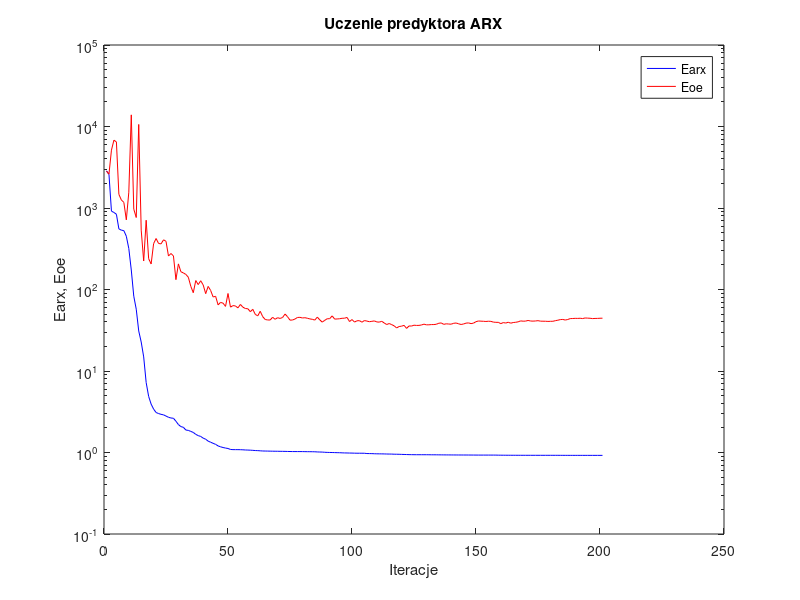
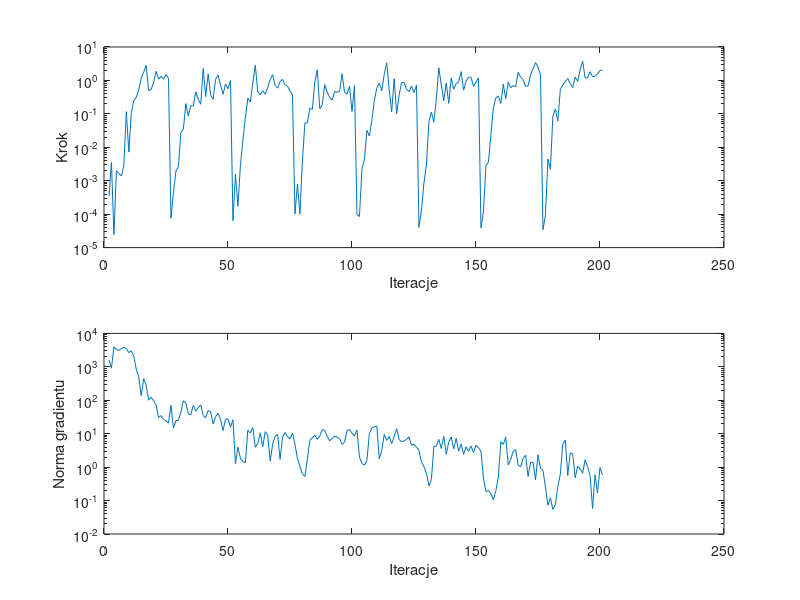

MATLAB code to generate these figures, in order:
%uczenie predyktora arx
clear all;
n=0; farx(n+1)=2.860539e+003; foe(n+1)=2.835667e+003; wspucz(n+1)=0.000000e+000; ng(n+1)=0.000000e+000;
%odnowa zmiennej metryki
n=1; farx(n+1)=2.593421e+003; foe(n+1)=2.601546e+003; krok(n+1)=3.395966e-004; ng(n+1)=1.624735e+003;
n=2; farx(n+1)=9.157559e+002; foe(n+1)=5.129882e+003; krok(n+1)=3.514634e-003; ng(n+1)=9.098295e+002;
n=3; farx(n+1)=8.812247e+002; foe(n+1)=6.797682e+003; krok(n+1)=2.462151e-005; ng(n+1)=3.945785e+003;
n=4; farx(n+1)=8.385757e+002; foe(n+1)=6.464059e+003; krok(n+1)=1.986798e-003; ng(n+1)=3.291159e+003;
n=5; farx(n+1)=5.540832e+002; foe(n+1)=1.469570e+003; krok(n+1)=1.629095e-003; ng(n+1)=3.093550e+003;
n=6; farx(n+1)=5.349749e+002; foe(n+1)=1.253982e+003; krok(n+1)=1.387045e-003; ng(n+1)=3.525246e+003;
n=7; farx(n+1)=5.276072e+002; foe(n+1)=1.172155e+003; krok(n+1)=2.855545e-003; ng(n+1)=3.806619e+003;
n=8; farx(n+1)=4.504957e+002; foe(n+1)=7.158914e+002; krok(n+1)=1.171506e-001; ng(n+1)=3.512599e+003;
n=9; farx(n+1)=3.182965e+002; foe(n+1)=1.561322e+003; krok(n+1)=7.191676e-003; ng(n+1)=2.664519e+003;
n=10; farx(n+1)=1.733981e+002; foe(n+1)=1.389660e+004; krok(n+1)=1.071906e-001; ng(n+1)=2.993300e+003;
n=11; farx(n+1)=8.287859e+001; foe(n+1)=9.687582e+002; krok(n+1)=2.483262e-001; ng(n+1)=2.106778e+003;
n=12; farx(n+1)=5.732234e+001; foe(n+1)=7.644263e+002; krok(n+1)=3.123324e-001; ng(n+1)=8.552811e+002;
n=13; farx(n+1)=3.099469e+001; foe(n+1)=1.059612e+004; krok(n+1)=5.166865e-001; ng(n+1)=5.000232e+002;
n=14; farx(n+1)=2.266301e+001; foe(n+1)=5.351988e+002; krok(n+1)=1.164353e+000; ng(n+1)=1.373764e+002;
n=15; farx(n+1)=1.489058e+001; foe(n+1)=2.236736e+002; krok(n+1)=1.745690e+000; ng(n+1)=4.413339e+002;
n=16; farx(n+1)=7.221677e+000; foe(n+1)=7.079722e+002; krok(n+1)=2.845490e+000; ng(n+1)=2.840319e+002;
n=17; farx(n+1)=4.879175e+000; foe(n+1)=2.389429e+002; krok(n+1)=4.926526e-001; ng(n+1)=1.008965e+002;
n=18; farx(n+1)=3.926338e+000; foe(n+1)=2.056553e+002; krok(n+1)=5.377399e-001; ng(n+1)=1.236657e+002;
n=19; farx(n+1)=3.409452e+000; foe(n+1)=3.656004e+002; krok(n+1)=8.536620e-001; ng(n+1)=9.745856e+001;
n=20; farx(n+1)=3.095342e+000; foe(n+1)=4.223818e+002; krok(n+1)=1.872544e+000; ng(n+1)=7.269550e+001;
n=21; farx(n+1)=3.006313e+000; foe(n+1)=3.672035e+002; krok(n+1)=1.091740e+000; ng(n+1)=3.048785e+001;
n=22; farx(n+1)=2.939674e+000; foe(n+1)=3.630397e+002; krok(n+1)=1.333337e+000; ng(n+1)=3.483469e+001;
n=23; farx(n+1)=2.897572e+000; foe(n+1)=4.069933e+002; krok(n+1)=1.090115e+000; ng(n+1)=2.696199e+001;
n=24; farx(n+1)=2.800176e+000; foe(n+1)=3.904765e+002; krok(n+1)=1.494130e+000; ng(n+1)=2.401337e+001;
n=25; farx(n+1)=2.705308e+000; foe(n+1)=2.575326e+002; krok(n+1)=1.151610e+000; ng(n+1)=2.081227e+001;
%odnowa zmiennej metryki
n=26; farx(n+1)=2.650002e+000; foe(n+1)=2.765316e+002; krok(n+1)=7.571652e-005; ng(n+1)=7.105078e+001;
n=27; farx(n+1)=2.632492e+000; foe(n+1)=2.583734e+002; krok(n+1)=4.395065e-004; ng(n+1)=1.472744e+001;
n=28; farx(n+1)=2.418850e+000; foe(n+1)=1.320322e+002; krok(n+1)=1.970836e-003; ng(n+1)=2.478860e+001;
n=29; farx(n+1)=2.202987e+000; foe(n+1)=2.061928e+002; krok(n+1)=2.607264e-003; ng(n+1)=2.502028e+001;
n=30; farx(n+1)=2.078370e+000; foe(n+1)=1.651505e+002; krok(n+1)=2.779047e-002; ng(n+1)=4.409923e+001;
n=31; farx(n+1)=2.039188e+000; foe(n+1)=1.598558e+002; krok(n+1)=3.500452e-002; ng(n+1)=9.606424e+001;
n=32; farx(n+1)=1.887317e+000; foe(n+1)=1.531182e+002; krok(n+1)=2.022243e-001; ng(n+1)=8.493094e+001;
n=33; farx(n+1)=1.867832e+000; foe(n+1)=1.415715e+002; krok(n+1)=8.509079e-002; ng(n+1)=3.937199e+001;
n=34; farx(n+1)=1.814692e+000; foe(n+1)=1.093675e+002; krok(n+1)=1.752988e-001; ng(n+1)=3.650975e+001;
n=35; farx(n+1)=1.763536e+000; foe(n+1)=9.135995e+001; krok(n+1)=1.746541e-001; ng(n+1)=7.057689e+001;
n=36; farx(n+1)=1.669438e+000; foe(n+1)=1.287401e+002; krok(n+1)=4.536385e-001; ng(n+1)=4.715383e+001;
n=37; farx(n+1)=1.611411e+000; foe(n+1)=1.149161e+002; krok(n+1)=2.745822e-001; ng(n+1)=6.148064e+001;
n=38; farx(n+1)=1.573826e+000; foe(n+1)=1.280821e+002; krok(n+1)=1.943277e-001; ng(n+1)=7.244239e+001;
n=39; farx(n+1)=1.500201e+000; foe(n+1)=1.136055e+002; krok(n+1)=2.306654e+000; ng(n+1)=3.500203e+001;
n=40; farx(n+1)=1.455479e+000; foe(n+1)=8.891262e+001; krok(n+1)=3.304177e-001; ng(n+1)=2.982703e+001;
n=41; farx(n+1)=1.377433e+000; foe(n+1)=1.091635e+002; krok(n+1)=1.561751e+000; ng(n+1)=4.968150e+001;
n=42; farx(n+1)=1.337534e+000; foe(n+1)=9.732664e+001; krok(n+1)=3.619199e-001; ng(n+1)=4.515509e+001;
n=43; farx(n+1)=1.296191e+000; foe(n+1)=8.097092e+001; krok(n+1)=2.730638e-001; ng(n+1)=1.964430e+001;
n=44; farx(n+1)=1.258764e+000; foe(n+1)=8.254997e+001; krok(n+1)=1.085880e+000; ng(n+1)=3.233485e+001;
n=45; farx(n+1)=1.204766e+000; foe(n+1)=6.479467e+001; krok(n+1)=1.454604e+000; ng(n+1)=4.045475e+001;
n=46; farx(n+1)=1.174581e+000; foe(n+1)=6.946528e+001; krok(n+1)=7.178738e-001; ng(n+1)=2.719027e+001;
n=47; farx(n+1)=1.151600e+000; foe(n+1)=6.798126e+001; krok(n+1)=3.854790e-001; ng(n+1)=1.239317e+001;
n=48; farx(n+1)=1.133775e+000; foe(n+1)=6.207729e+001; krok(n+1)=7.847380e-001; ng(n+1)=2.721867e+001;
n=49; farx(n+1)=1.120274e+000; foe(n+1)=8.933688e+001; krok(n+1)=5.600723e-001; ng(n+1)=2.825612e+001;
n=50; farx(n+1)=1.089781e+000; foe(n+1)=6.076931e+001; krok(n+1)=9.903562e-001; ng(n+1)=1.576851e+001;
%odnowa zmiennej metryki
n=51; farx(n+1)=1.084624e+000; foe(n+1)=6.345373e+001; krok(n+1)=6.391351e-005; ng(n+1)=2.619621e+001;
n=52; farx(n+1)=1.084272e+000; foe(n+1)=6.285293e+001; krok(n+1)=1.563831e-003; ng(n+1)=1.267337e+000;
n=53; farx(n+1)=1.083912e+000; foe(n+1)=5.949153e+001; krok(n+1)=1.733806e-004; ng(n+1)=3.947519e+000;
n=54; farx(n+1)=1.082511e+000; foe(n+1)=6.555169e+001; krok(n+1)=2.855545e-003; ng(n+1)=1.848355e+000;
n=55; farx(n+1)=1.079143e+000; foe(n+1)=6.071127e+001; krok(n+1)=1.576669e-002; ng(n+1)=1.443190e+000;
n=56; farx(n+1)=1.073908e+000; foe(n+1)=5.844186e+001; krok(n+1)=7.672268e-002; ng(n+1)=1.359484e+000;
n=57; farx(n+1)=1.071443e+000; foe(n+1)=5.810304e+001; krok(n+1)=2.962682e-001; ng(n+1)=1.275620e+001;
n=58; farx(n+1)=1.068053e+000; foe(n+1)=5.340355e+001; krok(n+1)=2.250273e-001; ng(n+1)=1.048137e+001;
n=59; farx(n+1)=1.062936e+000; foe(n+1)=5.715008e+001; krok(n+1)=8.457767e-001; ng(n+1)=1.537763e+001;
n=60; farx(n+1)=1.056964e+000; foe(n+1)=4.950382e+001; krok(n+1)=2.840668e+000; ng(n+1)=3.914801e+000;
n=61; farx(n+1)=1.054373e+000; foe(n+1)=4.750092e+001; krok(n+1)=4.572701e-001; ng(n+1)=5.082377e+000;
n=62; farx(n+1)=1.048877e+000; foe(n+1)=5.404874e+001; krok(n+1)=3.739988e-001; ng(n+1)=1.057616e+001;
n=63; farx(n+1)=1.043866e+000; foe(n+1)=4.639388e+001; krok(n+1)=4.909897e-001; ng(n+1)=4.028719e+000;
n=64; farx(n+1)=1.042279e+000; foe(n+1)=4.286398e+001; krok(n+1)=3.881773e-001; ng(n+1)=1.149141e+001;
n=65; farx(n+1)=1.040810e+000; foe(n+1)=4.228002e+001; krok(n+1)=6.077026e-001; ng(n+1)=9.133946e+000;
n=66; farx(n+1)=1.039157e+000; foe(n+1)=4.225523e+001; krok(n+1)=1.073054e+000; ng(n+1)=1.520207e+000;
n=67; farx(n+1)=1.037579e+000; foe(n+1)=4.561767e+001; krok(n+1)=1.485218e+000; ng(n+1)=4.878516e+000;
n=68; farx(n+1)=1.036574e+000; foe(n+1)=4.311187e+001; krok(n+1)=7.101669e-001; ng(n+1)=8.313676e+000;
n=69; farx(n+1)=1.035651e+000; foe(n+1)=4.508309e+001; krok(n+1)=5.885355e-001; ng(n+1)=9.642630e+000;
n=70; farx(n+1)=1.034224e+000; foe(n+1)=4.415052e+001; krok(n+1)=9.205345e-001; ng(n+1)=1.724152e+000;
n=71; farx(n+1)=1.033178e+000; foe(n+1)=4.533313e+001; krok(n+1)=1.078611e+000; ng(n+1)=7.887262e+000;
n=72; farx(n+1)=1.032147e+000; foe(n+1)=4.999213e+001; krok(n+1)=7.382907e-001; ng(n+1)=1.085685e+001;
n=73; farx(n+1)=1.030098e+000; foe(n+1)=4.635248e+001; krok(n+1)=6.710813e-001; ng(n+1)=8.021941e+000;
n=74; farx(n+1)=1.028559e+000; foe(n+1)=4.207058e+001; krok(n+1)=4.810883e-001; ng(n+1)=7.036744e+000;
n=75; farx(n+1)=1.027069e+000; foe(n+1)=4.223960e+001; krok(n+1)=3.691454e-001; ng(n+1)=1.039381e+001;
%odnowa zmiennej metryki
n=76; farx(n+1)=1.026837e+000; foe(n+1)=4.343329e+001; krok(n+1)=1.022356e-004; ng(n+1)=4.847821e+000;
n=77; farx(n+1)=1.026551e+000; foe(n+1)=4.538229e+001; krok(n+1)=7.937301e-004; ng(n+1)=1.812128e+000;
n=78; farx(n+1)=1.026540e+000; foe(n+1)=4.555709e+001; krok(n+1)=1.012576e-004; ng(n+1)=1.043879e+000;
n=79; farx(n+1)=1.026377e+000; foe(n+1)=4.473552e+001; krok(n+1)=3.846158e-003; ng(n+1)=6.273577e-001;
n=80; farx(n+1)=1.024705e+000; foe(n+1)=4.507573e+001; krok(n+1)=5.335388e-002; ng(n+1)=5.253727e-001;
n=81; farx(n+1)=1.023456e+000; foe(n+1)=4.439142e+001; krok(n+1)=5.397089e-002; ng(n+1)=1.732707e+000;
n=82; farx(n+1)=1.023092e+000; foe(n+1)=4.356217e+001; krok(n+1)=1.468011e-001; ng(n+1)=6.352859e+000;
n=83; farx(n+1)=1.022220e+000; foe(n+1)=4.307628e+001; krok(n+1)=1.365319e-001; ng(n+1)=7.527573e+000;
n=84; farx(n+1)=1.020800e+000; foe(n+1)=4.212388e+001; krok(n+1)=8.913350e-001; ng(n+1)=9.028459e+000;
n=85; farx(n+1)=1.016147e+000; foe(n+1)=4.584269e+001; krok(n+1)=2.080989e+000; ng(n+1)=6.803563e+000;
n=86; farx(n+1)=1.013738e+000; foe(n+1)=4.243739e+001; krok(n+1)=1.428686e-001; ng(n+1)=8.565334e+000;
n=87; farx(n+1)=1.011974e+000; foe(n+1)=3.978582e+001; krok(n+1)=1.853482e-001; ng(n+1)=1.321966e+001;
n=88; farx(n+1)=1.006527e+000; foe(n+1)=4.185138e+001; krok(n+1)=7.426091e-001; ng(n+1)=1.242841e+001;
n=89; farx(n+1)=1.003097e+000; foe(n+1)=4.377228e+001; krok(n+1)=4.485036e-001; ng(n+1)=8.406068e+000;
n=90; farx(n+1)=1.001130e+000; foe(n+1)=4.383946e+001; krok(n+1)=3.061194e-001; ng(n+1)=6.109985e+000;
n=91; farx(n+1)=9.997484e-001; foe(n+1)=4.747145e+001; krok(n+1)=2.557116e-001; ng(n+1)=7.169508e+000;
n=92; farx(n+1)=9.975148e-001; foe(n+1)=4.335792e+001; krok(n+1)=4.714530e-001; ng(n+1)=8.536705e+000;
n=93; farx(n+1)=9.952572e-001; foe(n+1)=4.350267e+001; krok(n+1)=4.406235e-001; ng(n+1)=7.828253e+000;
n=94; farx(n+1)=9.941352e-001; foe(n+1)=4.377427e+001; krok(n+1)=4.726961e-001; ng(n+1)=7.121183e+000;
n=95; farx(n+1)=9.904548e-001; foe(n+1)=4.435297e+001; krok(n+1)=1.585506e+000; ng(n+1)=4.753136e+000;
n=96; farx(n+1)=9.879658e-001; foe(n+1)=4.446625e+001; krok(n+1)=4.386596e-001; ng(n+1)=5.648907e+000;
n=97; farx(n+1)=9.868391e-001; foe(n+1)=4.538567e+001; krok(n+1)=3.923690e-001; ng(n+1)=1.248046e+001;
n=98; farx(n+1)=9.847960e-001; foe(n+1)=4.047272e+001; krok(n+1)=6.744582e-001; ng(n+1)=1.325457e+001;
n=99; farx(n+1)=9.838617e-001; foe(n+1)=4.279533e+001; krok(n+1)=1.183885e-001; ng(n+1)=1.041926e+001;
n=100; farx(n+1)=9.813160e-001; foe(n+1)=3.984949e+001; krok(n+1)=7.113726e-001; ng(n+1)=8.494643e+000;
%odnowa zmiennej metryki
n=101; farx(n+1)=9.799251e-001; foe(n+1)=4.131024e+001; krok(n+1)=9.921626e-005; ng(n+1)=1.286445e+001;
n=102; farx(n+1)=9.798853e-001; foe(n+1)=4.148638e+001; krok(n+1)=8.528034e-005; ng(n+1)=1.993388e+000;
n=103; farx(n+1)=9.795114e-001; foe(n+1)=3.968543e+001; krok(n+1)=2.187783e-003; ng(n+1)=1.276526e+000;
n=104; farx(n+1)=9.789015e-001; foe(n+1)=4.157718e+001; krok(n+1)=4.289834e-003; ng(n+1)=1.152279e+000;
n=105; farx(n+1)=9.712209e-001; foe(n+1)=4.099403e+001; krok(n+1)=3.209254e-002; ng(n+1)=1.567309e+000;
n=106; farx(n+1)=9.699229e-001; foe(n+1)=4.025616e+001; krok(n+1)=2.183177e-002; ng(n+1)=1.020969e+001;
n=107; farx(n+1)=9.689523e-001; foe(n+1)=4.068481e+001; krok(n+1)=6.287977e-002; ng(n+1)=1.452254e+001;
n=108; farx(n+1)=9.656273e-001; foe(n+1)=4.117118e+001; krok(n+1)=2.543102e-001; ng(n+1)=1.620402e+001;
n=109; farx(n+1)=9.637179e-001; foe(n+1)=3.999524e+001; krok(n+1)=5.908391e-001; ng(n+1)=1.689403e+001;
n=110; farx(n+1)=9.628431e-001; foe(n+1)=3.979524e+001; krok(n+1)=8.228538e-001; ng(n+1)=1.758976e+000;
n=111; farx(n+1)=9.620101e-001; foe(n+1)=4.070424e+001; krok(n+1)=4.884576e-001; ng(n+1)=3.146475e+000;
n=112; farx(n+1)=9.605487e-001; foe(n+1)=3.884308e+001; krok(n+1)=1.522162e+000; ng(n+1)=9.511536e+000;
n=113; farx(n+1)=9.583868e-001; foe(n+1)=3.717291e+001; krok(n+1)=3.350057e+000; ng(n+1)=6.309425e+000;
n=114; farx(n+1)=9.570015e-001; foe(n+1)=3.824721e+001; krok(n+1)=5.219391e-001; ng(n+1)=8.298939e+000;
n=115; farx(n+1)=9.564894e-001; foe(n+1)=3.708427e+001; krok(n+1)=1.150668e-001; ng(n+1)=5.051891e+000;
n=116; farx(n+1)=9.529611e-001; foe(n+1)=3.580289e+001; krok(n+1)=1.136048e+000; ng(n+1)=8.181641e+000;
n=117; farx(n+1)=9.521172e-001; foe(n+1)=3.377393e+001; krok(n+1)=1.016482e-001; ng(n+1)=1.408259e+001;
n=118; farx(n+1)=9.507959e-001; foe(n+1)=3.514917e+001; krok(n+1)=3.635836e-001; ng(n+1)=6.688635e+000;
n=119; farx(n+1)=9.481751e-001; foe(n+1)=3.550203e+001; krok(n+1)=8.773192e-001; ng(n+1)=5.787738e+000;
n=120; farx(n+1)=9.459525e-001; foe(n+1)=3.630680e+001; krok(n+1)=8.674420e-001; ng(n+1)=6.017380e+000;
n=121; farx(n+1)=9.441227e-001; foe(n+1)=3.332990e+001; krok(n+1)=5.389436e-001; ng(n+1)=6.813237e+000;
n=122; farx(n+1)=9.418043e-001; foe(n+1)=3.572591e+001; krok(n+1)=4.641165e-001; ng(n+1)=7.922461e+000;
n=123; farx(n+1)=9.407186e-001; foe(n+1)=3.560101e+001; krok(n+1)=6.807263e-001; ng(n+1)=4.476381e+000;
n=124; farx(n+1)=9.397652e-001; foe(n+1)=3.649308e+001; krok(n+1)=4.324752e-001; ng(n+1)=4.810928e+000;
n=125; farx(n+1)=9.393136e-001; foe(n+1)=3.624458e+001; krok(n+1)=7.178655e-001; ng(n+1)=3.962344e+000;
%odnowa zmiennej metryki
n=126; farx(n+1)=9.392553e-001; foe(n+1)=3.628343e+001; krok(n+1)=4.037383e-005; ng(n+1)=3.212175e+000;
n=127; farx(n+1)=9.392272e-001; foe(n+1)=3.670239e+001; krok(n+1)=1.307587e-004; ng(n+1)=1.432277e+000;
n=128; farx(n+1)=9.391167e-001; foe(n+1)=3.758073e+001; krok(n+1)=8.432951e-004; ng(n+1)=1.036649e+000;
n=129; farx(n+1)=9.389802e-001; foe(n+1)=3.686067e+001; krok(n+1)=2.885366e-003; ng(n+1)=6.743968e-001;
n=130; farx(n+1)=9.385177e-001; foe(n+1)=3.688806e+001; krok(n+1)=5.671128e-002; ng(n+1)=2.762519e-001;
n=131; farx(n+1)=9.373663e-001; foe(n+1)=3.712798e+001; krok(n+1)=1.134226e-001; ng(n+1)=4.238112e-001;
n=132; farx(n+1)=9.372990e-001; foe(n+1)=3.715082e+001; krok(n+1)=5.623415e-002; ng(n+1)=4.072793e+000;
n=133; farx(n+1)=9.369362e-001; foe(n+1)=3.745359e+001; krok(n+1)=2.745822e-001; ng(n+1)=4.334950e+000;
n=134; farx(n+1)=9.360366e-001; foe(n+1)=3.852478e+001; krok(n+1)=2.387547e+000; ng(n+1)=6.762231e+000;
n=135; farx(n+1)=9.354335e-001; foe(n+1)=3.889964e+001; krok(n+1)=7.294970e-001; ng(n+1)=3.603829e+000;
n=136; farx(n+1)=9.349662e-001; foe(n+1)=3.734832e+001; krok(n+1)=2.485530e-001; ng(n+1)=8.369492e+000;
n=137; farx(n+1)=9.342281e-001; foe(n+1)=3.795209e+001; krok(n+1)=8.375141e-001; ng(n+1)=2.417742e+000;
n=138; farx(n+1)=9.340560e-001; foe(n+1)=3.770131e+001; krok(n+1)=2.064051e-001; ng(n+1)=5.555516e+000;
n=139; farx(n+1)=9.333752e-001; foe(n+1)=3.753423e+001; krok(n+1)=1.193773e+000; ng(n+1)=7.980026e+000;
n=140; farx(n+1)=9.329860e-001; foe(n+1)=3.850158e+001; krok(n+1)=5.461800e-001; ng(n+1)=3.506640e+000;
n=141; farx(n+1)=9.326186e-001; foe(n+1)=3.880627e+001; krok(n+1)=8.127796e-001; ng(n+1)=7.236999e+000;
n=142; farx(n+1)=9.322582e-001; foe(n+1)=3.793038e+001; krok(n+1)=9.001093e-001; ng(n+1)=3.025248e+000;
n=143; farx(n+1)=9.319440e-001; foe(n+1)=3.720887e+001; krok(n+1)=1.831047e+000; ng(n+1)=4.920047e+000;
n=144; farx(n+1)=9.317668e-001; foe(n+1)=3.779395e+001; krok(n+1)=5.076613e-001; ng(n+1)=2.409065e+000;
n=145; farx(n+1)=9.315682e-001; foe(n+1)=3.867924e+001; krok(n+1)=9.483842e-001; ng(n+1)=4.060651e+000;
n=146; farx(n+1)=9.312711e-001; foe(n+1)=3.891519e+001; krok(n+1)=1.258604e+000; ng(n+1)=2.953730e+000;
n=147; farx(n+1)=9.308761e-001; foe(n+1)=3.813983e+001; krok(n+1)=1.232761e+000; ng(n+1)=4.290540e+000;
n=148; farx(n+1)=9.304986e-001; foe(n+1)=3.869941e+001; krok(n+1)=6.622313e-001; ng(n+1)=2.720770e+000;
n=149; farx(n+1)=9.300200e-001; foe(n+1)=4.029934e+001; krok(n+1)=9.073805e-001; ng(n+1)=4.477911e+000;
n=150; farx(n+1)=9.296832e-001; foe(n+1)=4.108085e+001; krok(n+1)=1.192577e+000; ng(n+1)=3.866292e+000;
%odnowa zmiennej metryki
n=151; farx(n+1)=9.296336e-001; foe(n+1)=4.087838e+001; krok(n+1)=3.882721e-005; ng(n+1)=2.947066e+000;
n=152; farx(n+1)=9.296305e-001; foe(n+1)=4.074921e+001; krok(n+1)=1.159103e-004; ng(n+1)=4.717630e-001;
n=153; farx(n+1)=9.296211e-001; foe(n+1)=4.052488e+001; krok(n+1)=2.914397e-003; ng(n+1)=1.862705e-001;
n=154; farx(n+1)=9.296069e-001; foe(n+1)=4.080126e+001; krok(n+1)=3.544455e-003; ng(n+1)=1.994655e-001;
n=155; farx(n+1)=9.295484e-001; foe(n+1)=4.066436e+001; krok(n+1)=2.362755e-002; ng(n+1)=1.596027e-001;
n=156; farx(n+1)=9.293787e-001; foe(n+1)=3.980863e+001; krok(n+1)=1.515816e-001; ng(n+1)=1.066950e-001;
n=157; farx(n+1)=9.292259e-001; foe(n+1)=3.955147e+001; krok(n+1)=3.023171e-001; ng(n+1)=1.968100e-001;
n=158; farx(n+1)=9.274120e-001; foe(n+1)=3.954089e+001; krok(n+1)=3.388866e-001; ng(n+1)=5.003151e-001;
n=159; farx(n+1)=9.269742e-001; foe(n+1)=3.811749e+001; krok(n+1)=2.041642e-001; ng(n+1)=5.710199e+000;
n=160; farx(n+1)=9.262355e-001; foe(n+1)=3.927813e+001; krok(n+1)=7.748658e-001; ng(n+1)=4.784941e+000;
n=161; farx(n+1)=9.259308e-001; foe(n+1)=3.876099e+001; krok(n+1)=2.869393e-001; ng(n+1)=7.907642e+000;
n=162; farx(n+1)=9.254874e-001; foe(n+1)=3.966384e+001; krok(n+1)=8.922169e-001; ng(n+1)=1.165809e+000;
n=163; farx(n+1)=9.252131e-001; foe(n+1)=3.861878e+001; krok(n+1)=6.022096e-001; ng(n+1)=1.698983e+000;
n=164; farx(n+1)=9.250109e-001; foe(n+1)=3.933658e+001; krok(n+1)=6.970601e-001; ng(n+1)=2.969398e+000;
n=165; farx(n+1)=9.248396e-001; foe(n+1)=3.960488e+001; krok(n+1)=6.428250e-001; ng(n+1)=3.349790e+000;
n=166; farx(n+1)=9.245885e-001; foe(n+1)=4.013846e+001; krok(n+1)=1.749195e+000; ng(n+1)=1.133165e+000;
n=167; farx(n+1)=9.244299e-001; foe(n+1)=4.119496e+001; krok(n+1)=1.240540e+000; ng(n+1)=1.044927e+000;
n=168; farx(n+1)=9.242869e-001; foe(n+1)=4.085288e+001; krok(n+1)=1.056270e+000; ng(n+1)=1.814137e+000;
n=169; farx(n+1)=9.242014e-001; foe(n+1)=4.095910e+001; krok(n+1)=6.622313e-001; ng(n+1)=2.279530e+000;
n=170; farx(n+1)=9.241298e-001; foe(n+1)=4.172152e+001; krok(n+1)=6.954939e-001; ng(n+1)=5.235054e-001;
n=171; farx(n+1)=9.240876e-001; foe(n+1)=4.106596e+001; krok(n+1)=1.492172e+000; ng(n+1)=1.411148e+000;
n=172; farx(n+1)=9.240535e-001; foe(n+1)=4.092413e+001; krok(n+1)=2.157222e+000; ng(n+1)=1.358433e+000;
n=173; farx(n+1)=9.239809e-001; foe(n+1)=4.110714e+001; krok(n+1)=3.430439e+000; ng(n+1)=4.105703e-001;
n=174; farx(n+1)=9.238895e-001; foe(n+1)=4.147648e+001; krok(n+1)=2.561859e+000; ng(n+1)=2.345528e+000;
n=175; farx(n+1)=9.238655e-001; foe(n+1)=4.088495e+001; krok(n+1)=1.462039e+000; ng(n+1)=9.322229e-001;
%odnowa zmiennej metryki
n=176; farx(n+1)=9.238626e-001; foe(n+1)=4.083371e+001; krok(n+1)=3.418410e-005; ng(n+1)=7.989132e-001;
n=177; farx(n+1)=9.238620e-001; foe(n+1)=4.078059e+001; krok(n+1)=9.323759e-005; ng(n+1)=2.520554e-001;
n=178; farx(n+1)=9.238587e-001; foe(n+1)=4.060116e+001; krok(n+1)=4.474402e-003; ng(n+1)=7.269590e-002;
n=179; farx(n+1)=9.238543e-001; foe(n+1)=4.071225e+001; krok(n+1)=2.168031e-003; ng(n+1)=1.210665e-001;
n=180; farx(n+1)=9.238172e-001; foe(n+1)=4.075658e+001; krok(n+1)=8.625198e-002; ng(n+1)=5.413537e-002;
n=181; farx(n+1)=9.237238e-001; foe(n+1)=4.144360e+001; krok(n+1)=1.399123e-001; ng(n+1)=7.633375e-002;
n=182; farx(n+1)=9.236449e-001; foe(n+1)=4.201329e+001; krok(n+1)=6.087640e-002; ng(n+1)=2.671121e-001;
n=183; farx(n+1)=9.232502e-001; foe(n+1)=4.272481e+001; krok(n+1)=5.403833e-001; ng(n+1)=6.139122e-001;
n=184; farx(n+1)=9.230387e-001; foe(n+1)=4.294483e+001; krok(n+1)=7.271671e-001; ng(n+1)=4.984662e+000;
n=185; farx(n+1)=9.227959e-001; foe(n+1)=4.219608e+001; krok(n+1)=9.155235e-001; ng(n+1)=6.477402e+000;
n=186; farx(n+1)=9.225994e-001; foe(n+1)=4.286968e+001; krok(n+1)=1.142810e+000; ng(n+1)=5.655198e-001;
n=187; farx(n+1)=9.225328e-001; foe(n+1)=4.395174e+001; krok(n+1)=7.926233e-001; ng(n+1)=2.680425e+000;
n=188; farx(n+1)=9.224801e-001; foe(n+1)=4.406275e+001; krok(n+1)=6.167589e-001; ng(n+1)=2.446733e+000;
n=189; farx(n+1)=9.224418e-001; foe(n+1)=4.427628e+001; krok(n+1)=1.267142e+000; ng(n+1)=4.812832e-001;
n=190; farx(n+1)=9.224286e-001; foe(n+1)=4.419459e+001; krok(n+1)=9.282331e-001; ng(n+1)=1.071372e+000;
n=191; farx(n+1)=9.224096e-001; foe(n+1)=4.438379e+001; krok(n+1)=2.112541e+000; ng(n+1)=8.826162e-001;
n=192; farx(n+1)=9.223727e-001; foe(n+1)=4.399374e+001; krok(n+1)=3.748819e+000; ng(n+1)=6.543431e-001;
n=193; farx(n+1)=9.223239e-001; foe(n+1)=4.474511e+001; krok(n+1)=1.187985e+000; ng(n+1)=1.660831e+000;
n=194; farx(n+1)=9.222614e-001; foe(n+1)=4.453715e+001; krok(n+1)=1.195293e+000; ng(n+1)=1.040790e+000;
n=195; farx(n+1)=9.222443e-001; foe(n+1)=4.437717e+001; krok(n+1)=1.822466e+000; ng(n+1)=5.552850e-001;
n=196; farx(n+1)=9.222363e-001; foe(n+1)=4.396161e+001; krok(n+1)=1.296088e+000; ng(n+1)=5.746852e-002;
n=197; farx(n+1)=9.222187e-001; foe(n+1)=4.416234e+001; krok(n+1)=1.333337e+000; ng(n+1)=5.904071e-001;
n=198; farx(n+1)=9.222033e-001; foe(n+1)=4.421037e+001; krok(n+1)=1.565000e+000; ng(n+1)=1.708584e-001;
n=199; farx(n+1)=9.221903e-001; foe(n+1)=4.440251e+001; krok(n+1)=2.012153e+000; ng(n+1)=9.777800e-001;
n=200; farx(n+1)=9.221793e-001; foe(n+1)=4.446056e+001; krok(n+1)=2.002307e+000; ng(n+1)=5.902632e-001;

figure; semilogy(farx,'b'); hold on; semilogy(foe,'r'); xlabel('Iteracje'); ylabel('Earx, Eoe'); legend('Earx','Eoe'); title('Uczenie predyktora ARX');
figure; subplot(2,1,1); semilogy(krok); xlabel('Iteracje'); ylabel('Krok');
subplot(2,1,2); semilogy(ng); xlabel('Iteracje'); ylabel('Norma gradientu');
Earx=farx(n+1)
Eoe=foe(n+1)
